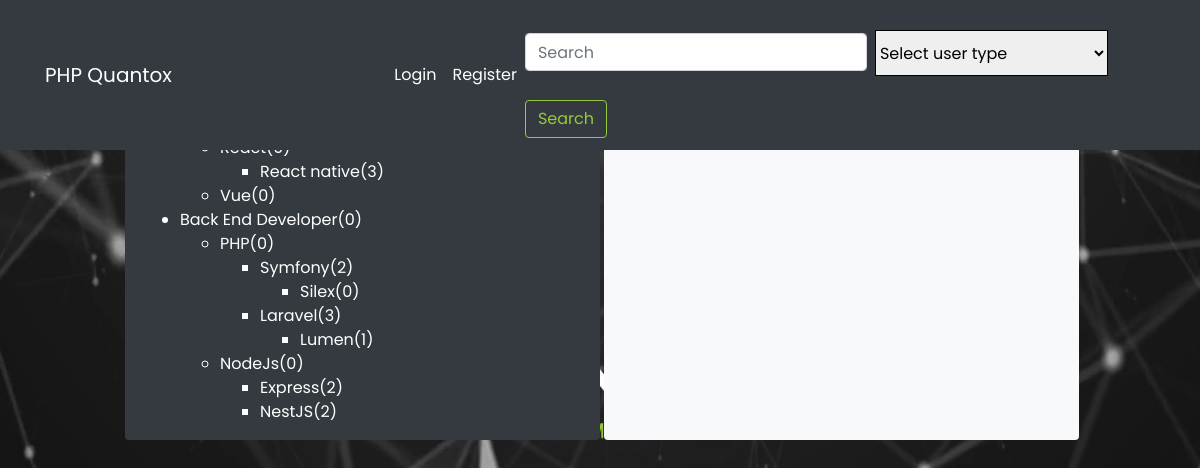
The app's page /results.php with its own data.
### tables this page shows
CREATE TABLE `user_type` (
  `id` int(11) NOT NULL,
  `type` varchar(70) NOT NULL,
  `parent` int(11) NOT NULL
);

### functions.php (the view, shortened to what this page needs)
<?php
class Database {
    function __construct($project = 0) {
        $servername = "localhost";
        $password = "";
        $username = "root";
        $dbname = "milosdb";
        $this->conn = new mysqli($servername, $username, $password, $dbname);
    }
}
function get_types() {
    $db = new Database;
    $user_types = array();
	$sql="SELECT user_type.type as type_name,user_type.parent as parent, user_type.id as tid, t1.* FROM user_type LEFT JOIN ( SELECT *, COUNT(*) as count FROM user GROUP BY user.type) as t1 ON t1.type=user_type.id";
    $all_types_res = $db->conn->query($sql);
    while ($row = mysqli_fetch_array($all_types_res)) {
		$user_types[$row['tid']]['id'] = $row['tid'];
        $user_types[$row['tid']]['name'] = $row['type_name'];
        $user_types[$row['tid']]['parent'] = $row['parent'];
		$user_types[$row['tid']]['count'] = $row['count'];
    }
    return $user_types;
}
function display_types($array){
    echo "<ul class='types'>";
	$count = 0;
        foreach($array as $value){
			if(empty($value['count'])){
				$value['count'] = 0;
			}
			$count+=$value['count'];
			echo "<li>".$value['name']."(". $count.")";
				if(isset($value['children']) && !empty($value['children'])){
					display_types($value['children']);
				}
        }
    echo "</ul>";
}

### results.php (shortened to what this page needs)
<!doctype html>
<html lang="en">
  <head>
  <?php require 'header_part.php'; require 'functions.php';?>
  </head>
  <body>
  <nav id="main-navbar" class="navbar navbar-expand-lg navbar-dark bg-dark fixed-top">
        <div class="container">
            <a class="navbar-brand" href="index.php">PHP Quantox</a>
             <div class="collapse navbar-collapse" id="navbarSupportedContent">
             <ul class="navbar-nav ml-auto">
              <?php
                  if(isset($_SESSION['id'])):
              ?>
              <li class="nav-item">
             <a class="nav-link"  href="logout.php">Logout</a>
             </li>
              <?php
                  else:
              ?>
             <li class="nav-item">
             <a class="nav-link"  href="login.php">Login</a>
             </li>
             <li class="nav-item">
             <a class="nav-link" href="registration.php">Register</a>
            </li>
              <?php
                  endif
              ?>
            </ul>
            <form id="main-form" class="form-inline my-2 my-lg-0" method="get">
            <input class="form-control mr-sm-2" type="search" placeholder="Search" aria-label="Search" name="name">
			      <select class="src_opt" name="type" style="width: 37%; margin-top: 22px; margin-right: 8px;">
               <option value=""> Select user type</option>
                    <?php
                    $all_types = get_types();
                    ?>
              </select>
            <button id="main-btn" class="btn btn-outline-success my-2 my-sm-1" type="submit" name="search-btn">Search</button>
            </form>
            </div>
        </div>
 </nav>
                    <div class="container">
                      <div class="row justify-content-center">
                        <div class="col-5 offset-1 pt-3 my-4 bg-dark rounded ml-1">
                                  <?php
                                    $all_types = get_types();
                                    $hierarchy = build_hierarchy($all_types);
                                    display_types($hierarchy);
                                  ?>
                        </div>
                        <div class="col-5 pt-3 my-4 bg-light rounded ml-1">
                 </div>
           </div>
      </div>
  </body>
</html>

### header_part.php (shortened to what this page needs)
<link rel="stylesheet" href="https://stackpath.bootstrapcdn.com/bootstrap/4.4.1/css/bootstrap.min.css">
<link rel="stylesheet" href="css/index.css">

### css/index.css (style rules this page uses)
body { margin: 0; padding: 0; font-family: 'Poppins', sans-serif; height: 100vh; width: 100%; background-image: url(../img/1.jpg); background-repeat: no-repeat; background-size: 100% 100%; }
.navbar-dark .navbar-nav .nav-link { color: rgba(255,255,255,1); }
.btn { color: #96CA3A; border-color: #96CA3A; }
select { word-wrap: normal; width: 100%; height: 46px; border: 1px solid black; margin-bottom: 20px; }
.types { color: white; }

### records on screen
user_type: type "React native", count "3"
user_type: type "Vue", count "0"
user_type: type "Back End Developer", count "0"
user_type: type "PHP", count "0"
user_type: type "Symfony", count "2"
user_type: type "Silex", count "0"
user_type: type "Laravel", count "3"
user_type: type "Lumen", count "1"
user_type: type "NodeJs", count "0"
user_type: type "Express", count "2"
user_type: type "NestJS", count "2"
